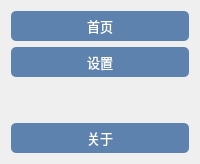
     <widget class="QWidget" name="centrolwidget" native="true">
      <layout class="QVBoxLayout" name="verticalLayout">
       <item>
        <widget class="QPushButton" name="homeButton">
         <property name="minimumSize">
          <size>
           <width>86</width>
           <height>30</height>
          </size>
         </property>
         <property name="font">
          <font>
           <family>MiSans</family>
           <pointsize>10</pointsize>
          </font>
         </property>
         <property name="styleSheet">
          <string notr="true">#homeButton{
color:white;
background-color:rgb(93, 130, 174);
border-radius:5px;
}

#homeButton:hover{
 background-color:rgb(114, 159, 212);
}

#homeButton:pressed{
 background-color:rgb(45, 63, 85);
}</string>
         </property>
         <property name="text">
          <string>首页</string>
         </property>
         <property name="icon">
          <iconset resource="TCV3.qrc">
           <normaloff>:/TCV3/res/icon/home_fill.png</normaloff>:/TCV3/res/icon/home_fill.png</iconset>
         </property>
         <property name="iconSize">
          <size>
           <width>30</width>
           <height>30</height>
          </size>
         </property>
        </widget>
       </item>
       <item>
        <widget class="QPushButton" name="settingsButton">
         <property name="minimumSize">
          <size>
           <width>86</width>
           <height>30</height>
          </size>
         </property>
         <property name="font">
          <font>
           <family>MiSans</family>
           <pointsize>10</pointsize>
          </font>
         </property>
         <property name="styleSheet">
          <string notr="true">#settingsButton{
color:white;
background-color:rgb(93, 130, 174);
border-radius:5px;
}

#settingsButton:hover{
 background-color:rgb(114, 159, 212);
}

#settingsButton:pressed{
 background-color:rgb(45, 63, 85);
}</string>
         </property>
         <property name="text">
          <string>设置</string>
         </property>
         <property name="icon">
          <iconset resource="TCV3.qrc">
           <normaloff>:/TCV3/res/icon/settings_line.png</normaloff>:/TCV3/res/icon/settings_line.png</iconset>
         </property>
         <property name="iconSize">
          <size>
           <width>30</width>
           <height>30</height>
          </size>
         </property>
        </widget>
       </item>
       <item>
        <spacer name="verticalSpacer_2">
         <property name="orientation">
          <enum>Qt::Vertical</enum>
         </property>
         <property name="sizeHint" stdset="0">
          <size>
           <width>20</width>
           <height>40</height>
          </size>
         </property>
        </spacer>
       </item>
       <item>
        <widget class="QPushButton" name="aboutButton">
         <property name="minimumSize">
          <size>
           <width>86</width>
           <height>30</height>
          </size>
         </property>
         <property name="font">
          <font>
           <family>MiSans</family>
           <pointsize>10</pointsize>
          </font>
         </property>
         <property name="styleSheet">
          <string notr="true">#aboutButton{
color:white;
background-color:rgb(93, 130, 174);
border-radius:5px;
}

#aboutButton:hover{
 background-color:rgb(114, 159, 212);
}

#aboutButton:pressed{
 background-color:rgb(45, 63, 85);
}</string>
         </property>
         <property name="text">
          <string>关于</string>
         </property>
         <property name="icon">
          <iconset resource="TCV3.qrc">
           <normaloff>:/TCV3/res/icon/about_line.png</normaloff>:/TCV3/res/icon/about_line.png</iconset>
         </property>
         <property name="iconSize">
          <size>
           <width>30</width>
           <height>30</height>
          </size>
         </property>
        </widget>
       </item>
      </layout>
     </widget>
